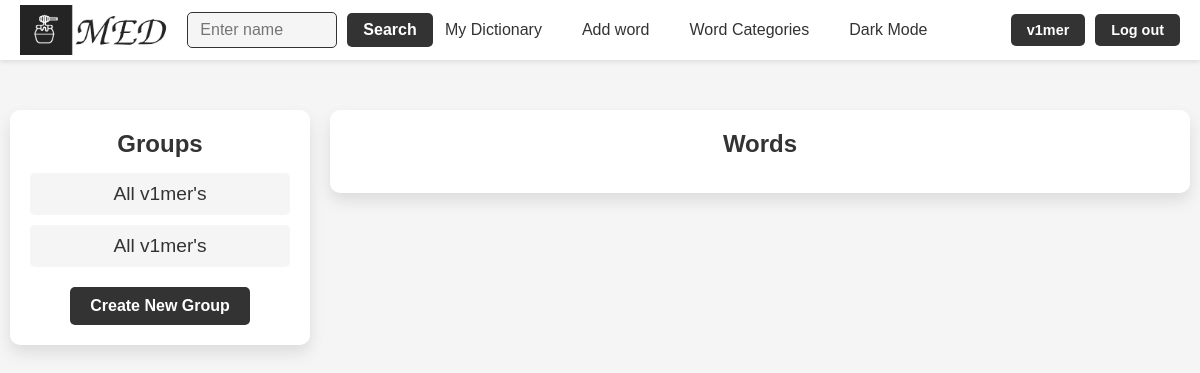
/groups/ (signed in), run on an earlier commit of the app's database.
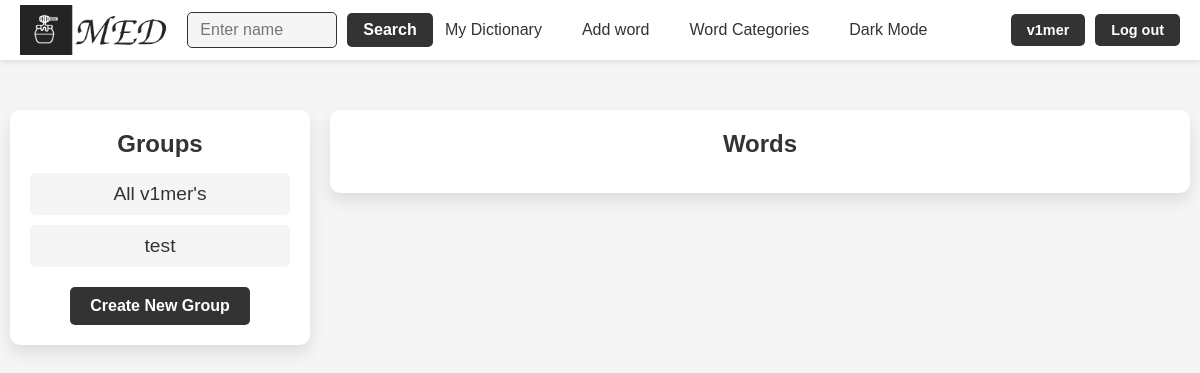
And on a later commit of the database.
### med/models.py (models this page shows, shortened)
class WordGroup(models.Model):
    name = models.CharField(max_length=100)
    words = models.ManyToManyField(Word, blank=True)
    user = models.ForeignKey(User, on_delete=models.CASCADE)
    is_main = models.BooleanField(verbose_name='main', default=False)
    class Meta:
        ordering = ['name']
        indexes = [
            models.Index(fields=['name'])
        ]

### med/views.py (the view)
# urls.py: path('groups/', views.GroupListView.as_view(), name='groups'),
class GroupListView(ListView):
    model = WordGroup
    template_name = 'med/groups.html'
    context_object_name = 'groups'
    def get_context_data(self, **kwargs):
        context = super().get_context_data(**kwargs)
        context['title'] = "Groups"
        context['title1'] = "Words"
        context['is_group'] = False
        return context
    def get_queryset(self):
        return WordGroup.objects.filter(user=self.request.user)

### med/templates/med/groups.html (shortened to what this page needs)
{% extends "base.html" %}
{% block content %}
<div class="group-container">
    <div class="group-list">
        <h2>{{ title }}</h2>
        <div class="group-blocks">
            {% for group in groups %}
            {% if group.id == group_id %}
                <div class="group-block group-block-selected">
                    <p>{{ group.name }}</p>
                </div>
            {% else %}
                <a href="{% url 'group_words' group.id %}">
                    <div class="group-block">
                        <p>{{ group.name }}</p>
                    </div>
                </a>
            {% endif %}
            {% endfor %}
        </div>
        <a href="{% url 'create_group' %}" class="buttons">Create New Group</a>
    </div>
    <div class="word-list-container">
        <h2>{{ title1 }}</h2>
    </div>
</div>
{% endblock %}

What changed in the data, as far as the page shows it:
removed WordGroup: name "All v1mer's"
added WordGroup: name "test"
